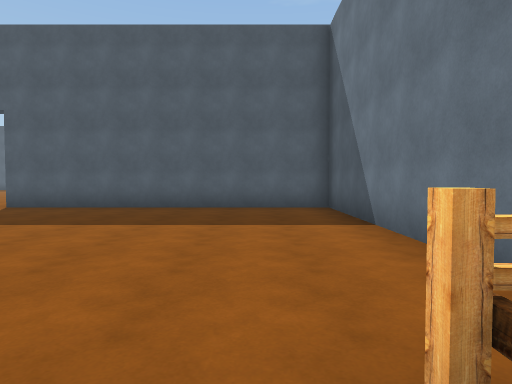
view 1 (above)

20 first-person views from a walk through a 3-D level made in the Unity game engine. The camera is 1.3 m above the floor, tilts 2° down and sees 75° across. The floor is counted in squares, 2 m on a side. Each view is taken from the middle of a square. On the plan, view 1 faces up. The plan holds only what a view shows up to about 10 squares ahead; the rest is blank. The place goes on beyond the plan. Some surface patterns are stand-ins.

view 2
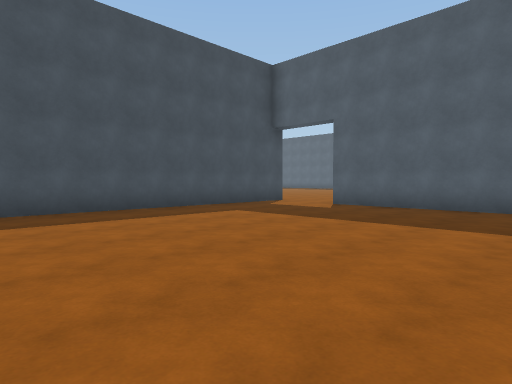

view 3
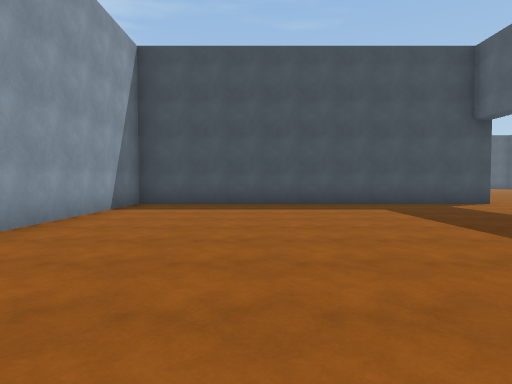

view 4
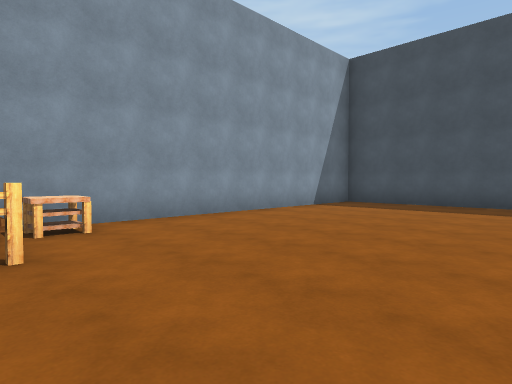

view 5
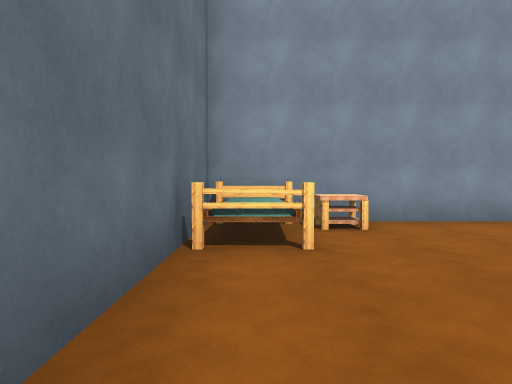

view 6
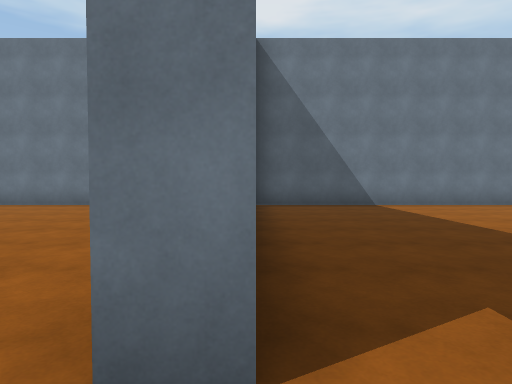

view 7
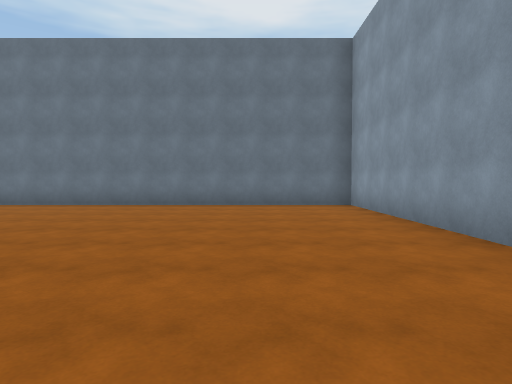

view 8
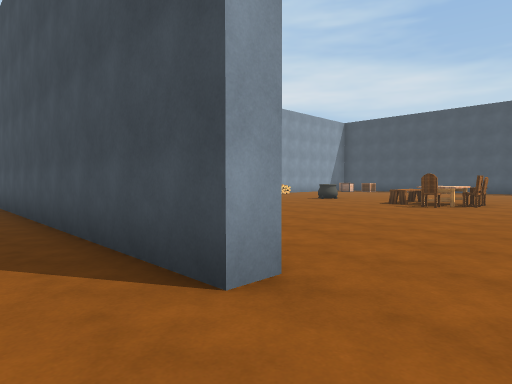

view 9
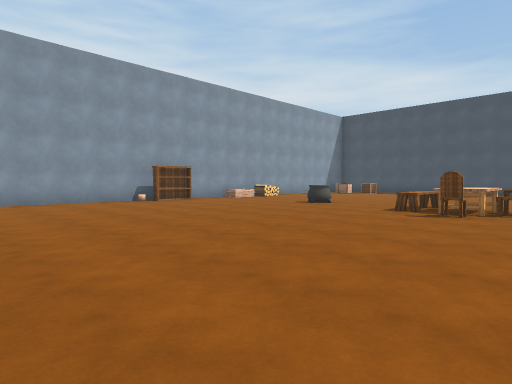

view 10
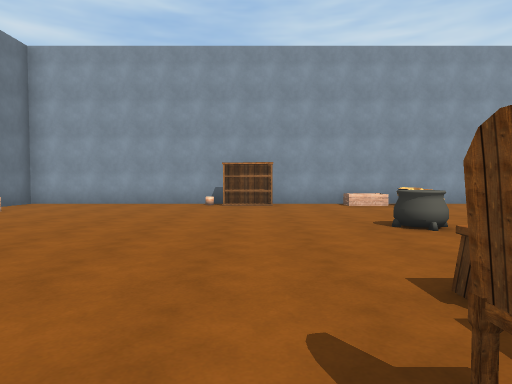

view 11
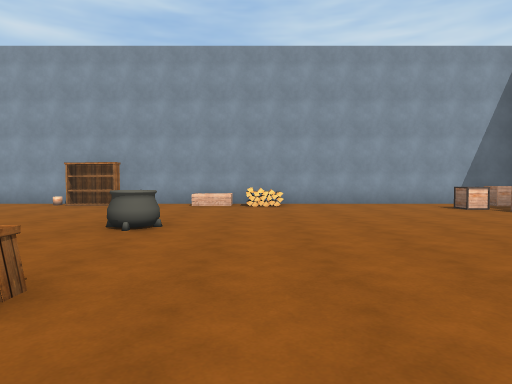

view 12
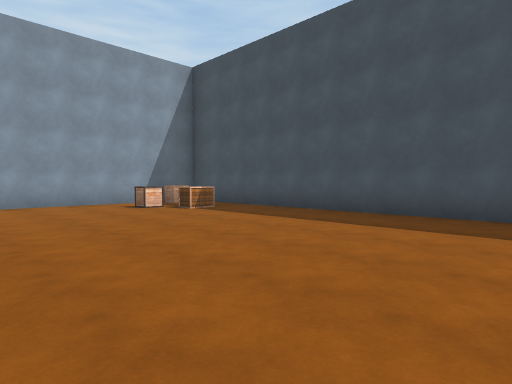

view 13
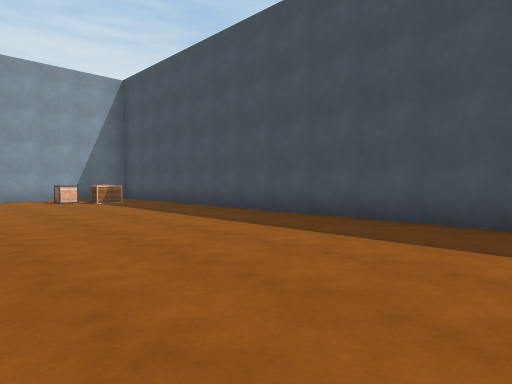

view 14
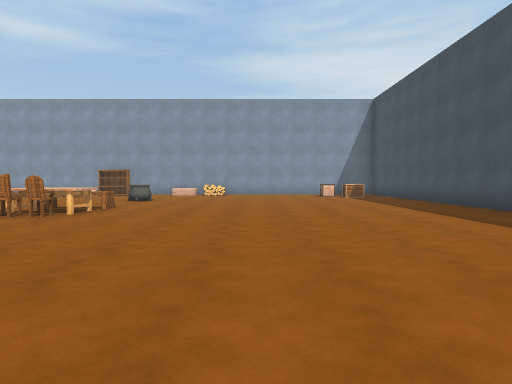

view 15
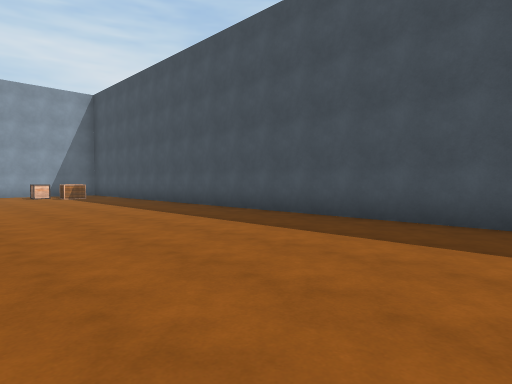

view 16
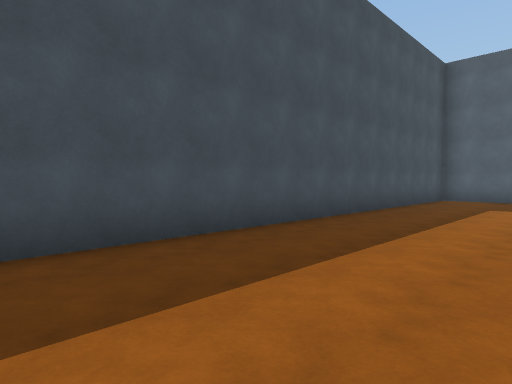

view 17
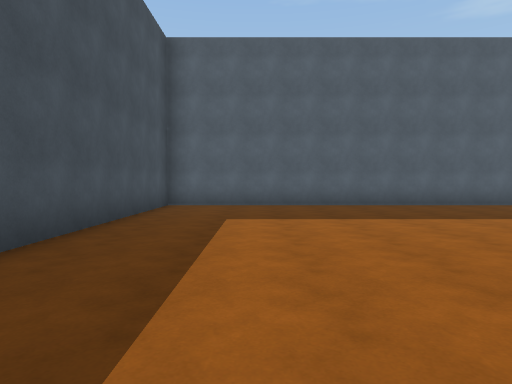

view 18
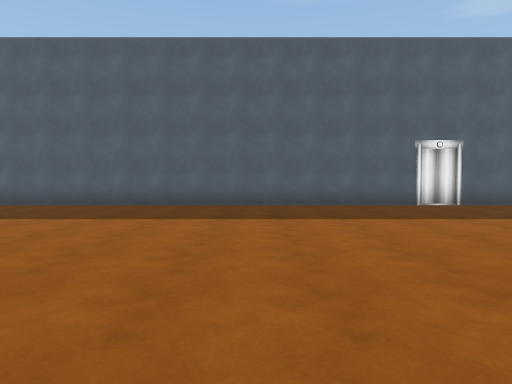

view 19
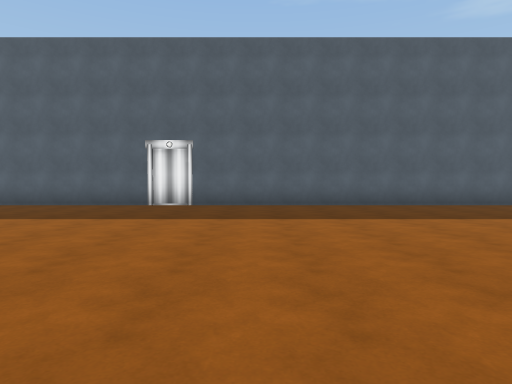

view 20
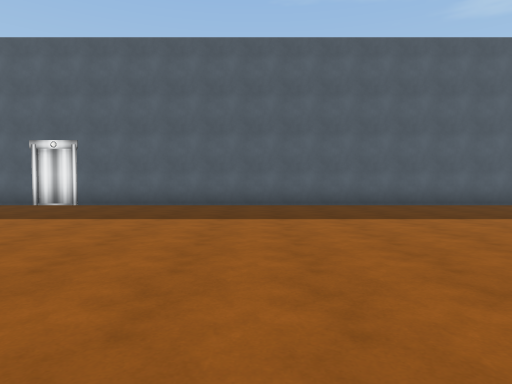

### Floor plan
Ten units are one square. View 1 is at (0, 0); x grows to the right and y downward. Boxes are objects, and circles mark ways between rooms. Rooms are numbered by the first view taken in them; rooms with no view inside come last. Other rooms are left out.
<svg viewBox="-268 -232 290 252">
<path fill="none" stroke="#000" d="M17 12 17 -80 -60 -80 -60 -85M-83 -85 -83 12 -4 12M-88 -85 -83 -85M-38 -85 17 -85 17 -178M-176 12 -88 12 -88 1M-22 -227 -263 -227 -263 -1M-261 12 -194 12"/>
<rect x="-5" y="5" width="10" height="10" fill="#bbb"><title>table</title></rect>
<rect x="5" y="-15" width="10" height="30" fill="#bbb"><title>bed</title></rect>
<rect x="-255" y="5" width="10" height="10" fill="#bbb"><title>other object</title></rect>
<rect x="-255" y="-15" width="10" height="10" fill="#bbb"><title>other object</title></rect>
<rect x="-245" y="-5" width="10" height="10" fill="#bbb"><title>other object</title></rect>
<rect x="-195" y="5" width="10" height="10" fill="#bbb"><title>other object</title></rect>
<rect x="-185" y="5" width="10" height="10" fill="#bbb"><title>crate</title></rect>
<rect x="-175" y="-35" width="10" height="10" fill="#bbb"><title>cauldron</title></rect>
<rect x="-175" y="-75" width="10" height="20" fill="#bbb"><title>bench</title></rect>
<rect x="-175" y="-85" width="10" height="10" fill="#bbb"><title>chair</title></rect>
<rect x="-165" y="-75" width="10" height="10" fill="#bbb"><title>chair</title></rect>
<rect x="-155" y="5" width="10" height="10" fill="#bbb"><title>bookshelf</title></rect>
<rect x="-95" y="-15" width="10" height="10" fill="#bbb"><title>other object</title></rect>
<circle cx="-70" cy="-80" r="3" fill="#2a7"/>
<text x="-30" y="-30">1</text>
<text x="-140" y="-120">2</text>
</svg>
Room 1 opens to room 2.

Where each view was taken, in squares from view 1:
view 1: 0 up, 0 right, facing up
view 2: 0 up, 1 left, facing up-left
view 3: 2 up, 1 right, facing left
view 4: 4 up, 1 right, facing down-left
view 5: 4 up, 1 right, facing down
view 6: 8 up, 7 left, facing right
view 7: 11 up, 7 left, facing right
view 8: 10 up, 7 left, facing down-left
view 9: 9 up, 9 left, facing down-left
view 10: 8 up, 15 left, facing down
view 11: 8 up, 19 left, facing down
view 12: 8 up, 20 left, facing down-left
view 13: 11 up, 21 left, facing down-left
view 14: 14 up, 21 left, facing down
view 15: 14 up, 21 left, facing down-left
view 16: 11 up, 23 left, facing up-left
view 17: 14 up, 24 left, facing up
view 18: 14 up, 19 left, facing up
view 19: 14 up, 12 left, facing up
view 20: 14 up, 9 left, facing up
